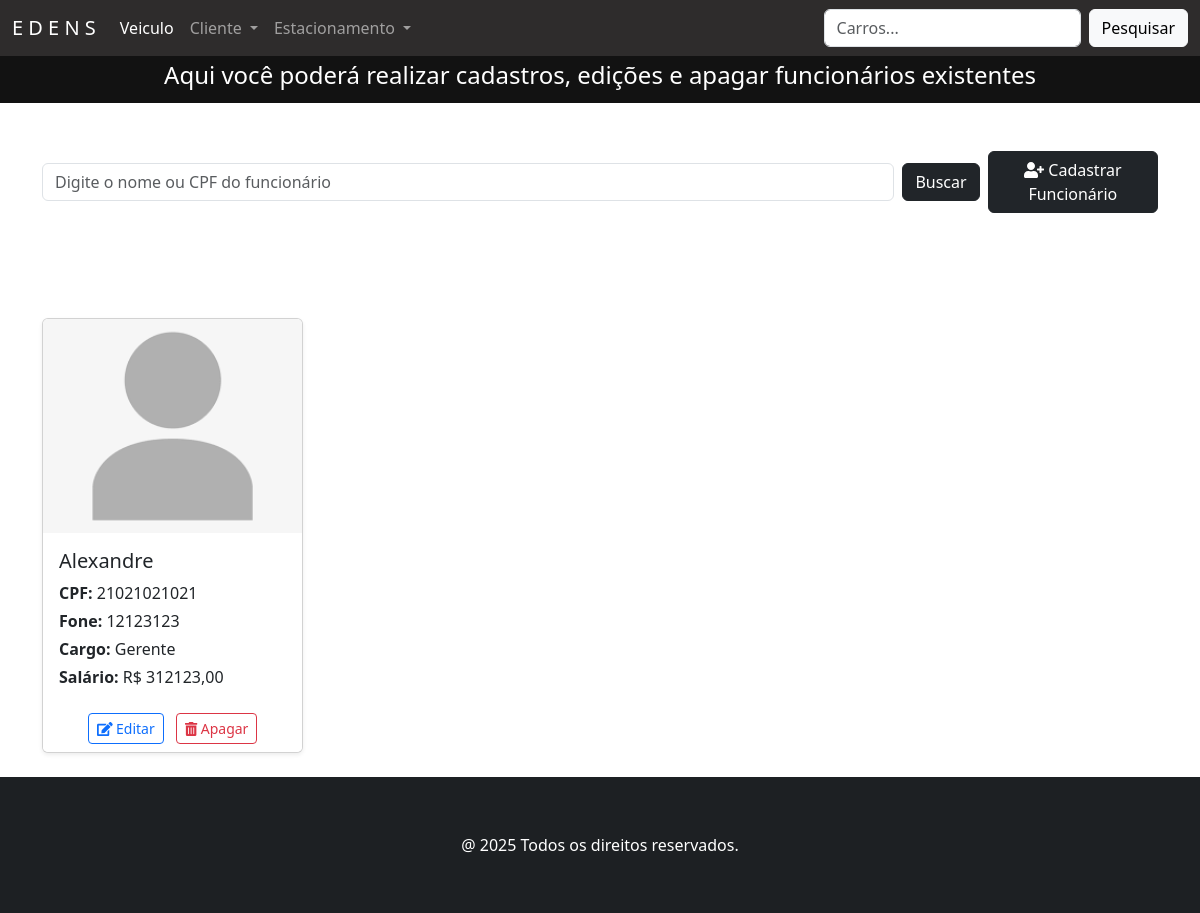
The app's page /funcionarios/ with its own data.
### funcionarios/models.py (models this page shows, shortened)
class Funcionario(models.Model):
    idFuncionario = models.AutoField(primary_key=True, verbose_name='ID Estadia')
    nome = models.CharField('Nome', max_length=50, help_text='Nome completo')
    cpf = models.CharField('CPF', max_length=11, help_text='CPF completo', unique=True)
    fone = models.CharField('Fone', max_length=11, help_text='Número de telefone', unique=True)
    cargo = models.CharField('Cargo', max_length=20, choices=CARGO_CHOICES)
    salario = models.DecimalField('Salário', max_digits=10, decimal_places=2, help_text='Salário do funcionário')
    foto = StdImageField(upload_to='media/', variations={'thumb': {'width': 150, 'height': 150, 'crop': True}}, blank=True, null=True, verbose_name="Foto")
    class Meta:
        verbose_name = 'Funcionário'
        verbose_name_plural = 'Funcionários'

### funcionarios/views.py (the view)
# urls.py: path('funcionarios/', FuncionarioView.as_view(), name='funcionarios'),
class FuncionarioView(ListView):
    model = Funcionario
    template_name = 'funcionarios.html'
    def get_queryset(self):
        buscar = self.request.GET.get('buscar')
        qs = super(FuncionarioView, self).get_queryset()
        if buscar:
            qs = qs.filter(
                Q(nome__icontains=buscar) |
                Q(cpf__icontains=buscar)
            )
        if qs.count() > 0:
            paginator = Paginator(qs, 10)
            listagem = paginator.get_page(self.request.GET.get('page'))
            return listagem
        else:
            return messages.info(self.request, 'Não existem funcionarios cadastrados.')

### funcionarios/templates/funcionarios.html (shortened to what this page needs)
{% extends 'principal.html' %}
{% load django_bootstrap5 %}
{% load static %}
{% block content %}
<div class="contaier-flex text-center text-white" style="background-color: #121212; padding: 5px">
    <h4>Aqui você poderá realizar cadastros, edições e apagar funcionários existentes</h4>
</div>
<section class="section">
    <div class="container mb-5 mt-5">
        <form action="" method="GET" class="d-flex justify-content-start align-items-center gap-2">
            <input class="form-control" type="text" name="buscar" value="{{ request.GET.buscar }}"
                   placeholder="Digite o nome ou CPF do funcionário" style="max-width: 900px;">
            <button type="submit" class="btn btn-dark">Buscar</button>
            <a href="{% url 'funcionario_adicionar' %}" class="btn btn-dark">
                <i class="fas fa-user-plus"></i> Cadastrar Funcionário
            </a>
        </form>
    </div>
</section>
{% if object_list %}
<div class="container">
    <h3 class="text-center text-white mb-4">Funcionários Cadastrados</h3>
    <div class="row row-cols-1 row-cols-sm-2 row-cols-md-3 row-cols-lg-4 g-4">
        {% for funcionario in object_list %}
        <div class="col">
            <div class="card h-100 shadow-sm">
                {% if funcionario.foto %}
                <img src="{{ funcionario.foto.thumb.url }}" class="card-img-top" alt="{{ funcionario.nome }}">
                {% else %}
                <img src="{% static 'img/placeholder.png' %}" class="card-img-top" alt="Sem imagem">
                {% endif %}
                <div class="card-body">
                    <h5 class="card-title">{{ funcionario.nome }}</h5>
                    <p class="card-text mb-1"><strong>CPF:</strong> {{ funcionario.cpf }}</p>
                    <p class="card-text mb-1"><strong>Fone:</strong> {{ funcionario.fone }}</p>
                    <p class="card-text mb-1"><strong>Cargo:</strong> {{ funcionario.cargo }}</p>
                    <p class="card-text"><strong>Salário:</strong> R$ {{ funcionario.salario }}</p>
                </div>
                <div class="card-footer text-center bg-white border-top-0">
                    <a href="{% url 'funcionario_editar' funcionario.pk %}" class="btn btn-sm btn-outline-primary me-2">
                        <i class="fas fa-edit"></i> Editar
                    </a>
                    <a href="{% url 'funcionario_apagar' funcionario.pk %}" class="btn btn-sm btn-outline-danger">
                        <i class="fas fa-trash-alt"></i> Apagar
                    </a>
                </div>
            </div>
        </div>
        {% endfor %}
    </div>
</div>
{% else %}
    <p class="text-center mt-4 text-white">Nenhum funcionário encontrado.</p>
{% endif %}
{% endblock %}

### static/css/estilos.css (style rules this page uses)
body:not(.navbar-custom) { background-color: #121212; }

### records on screen
Funcionario: nome "Alexandre", cpf "21021021021", fone "12123123", cargo "Gerente", salario "312123,00"
